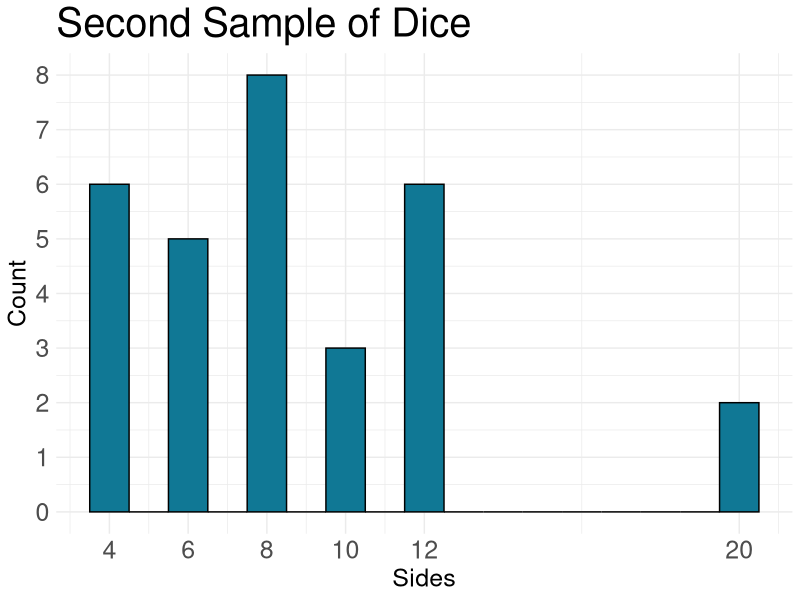
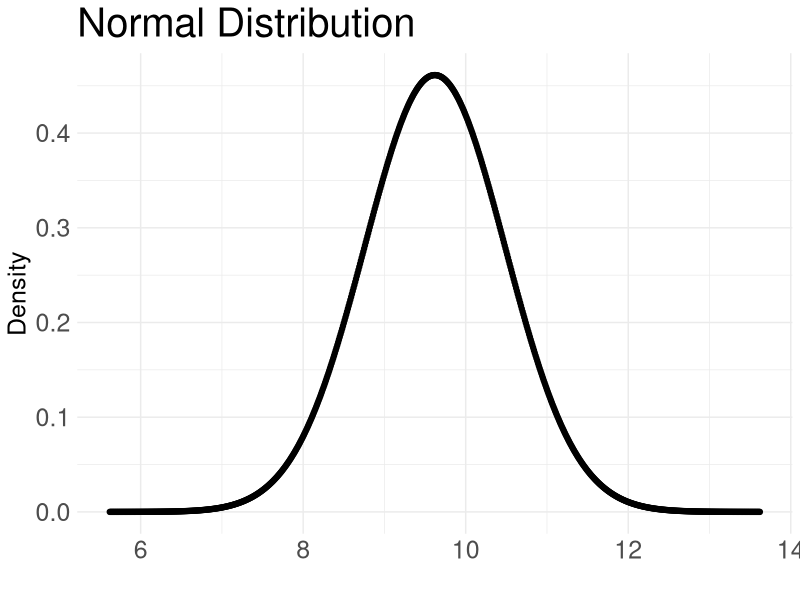

The R script that drew these images, in order:
## ---- chunk 1
#| message: false
#| warning: false

library(ggplot2)
set.seed(2405)
## ---- chunk 2
#| code-fold: true
#| echo: true

N <- 100
sides <- c(4, 6, 8, 10, 12, 20)
dice <- sample(sides, N, replace = TRUE)
## ---- chunk 3
#| code-fold: true
#| echo: true

n1 <- 5
sample1_dice <- sample(dice, n1, replace = TRUE)
mean1_dice <- mean(sample1_dice)
## ---- chunk 4
#| code-fold: true

knitr::kable(
data.frame(sample = 1:n1, sides = sample1_dice),
caption = "First Sample",
format = "html",
col.names = c("Sample", "Sides")
)
## ---- chunk 5
#| code-fold: true
#| echo: true

n2 <- 30
sample2_dice <- sample(dice, n2, replace = TRUE)
mean2_dice <- mean(sample2_dice)

ggplot(data = data.frame(x = sample2_dice), aes(x = x)) +
geom_histogram(binwidth = 1,
fill = "#107895",
color = "black") +
labs(title = "Second Sample of Dice", x = "Sides", y = "Count") + scale_x_continuous(breaks = sides) + scale_y_continuous(breaks = seq(0, 10, 1)) + theme_minimal() +
theme(
axis.text = element_text(size = 18),
axis.title = element_text(size = 18),
title = element_text(size = 24)
)
## ---- chunk 6
#| echo: true
#| code-fold: true

conf_int <- t.test(sample2_dice, conf.level = 0.95)$conf.int
## ---- chunk 7
#| code-fold: true

knitr::kable(
table(dice),
caption = "Dice in the bag",
format = "html",
col.names = c("Dice", "Count")
)
## ---- chunk 8
#| echo: true
#| code-fold: true
#| fig-align: center

df <- data.frame(xseq = seq(mean(dice)-4,mean(dice)+4,.01), densities = dnorm(seq(mean(dice)-4,mean(dice)+4,.01), mean(dice) , sd(dice)/sqrt(30)))
ggplot(data = df, aes(x = xseq, y = densities)) +
 geom_point() + labs(title = "Normal Distribution", x = "", y = "Density") + theme_minimal() + theme(
axis.text = element_text(size = 18),
axis.title = element_text(size = 18),
title = element_text(size = 24))
